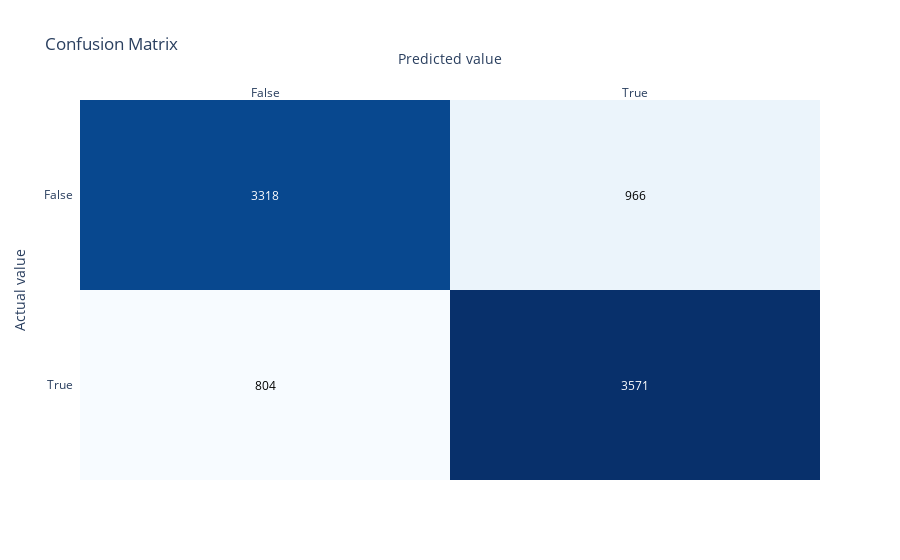

Source (notebook cell):
### Code cell
base_ExtraTrees_Mixed.fit(df_train_Mixed, label="Transported", metric_list=["accuracy", "roc_auc", "f1", "confusion_matrix"], metric_opt_dir_list=["max", "max","max", "compr"])

### Figure 1 — Plotly figure (JSON) as saved in the notebook; plotly's stock layout.template omitted (floating-point values rounded to 4 significant figures)
{"data": [{"colorscale": [[0, "rgb(247,251,255)"], [0.125, "rgb(222,235,247)"], [0.25, "rgb(198,219,239)"], [0.375, "rgb(158,202,225)"], [0.5, "rgb(107,174,214)"], [0.625, "rgb(66,146,198)"], [0.75, "rgb(33,113,181)"], [0.875, "rgb(8,81,156)"], [1, "rgb(8,48,107)"]], "reversescale": false, "showscale": false, "type": "heatmap", "x": ["False", "True"], "y": ["False", "True"], "z": [[3318, 966], [804, 3571]]}], "layout": {"annotations": [{"font": {"color": "#FFFFFF"}, "showarrow": false, "text": "3318", "x": "False", "xref": "x", "y": "False", "yref": "y"}, {"font": {"color": "#000000"}, "showarrow": false, "text": "966", "x": "True", "xref": "x", "y": "False", "yref": "y"}, {"font": {"color": "#000000"}, "showarrow": false, "text": "804", "x": "False", "xref": "x", "y": "True", "yref": "y"}, {"font": {"color": "#FFFFFF"}, "showarrow": false, "text": "3571", "x": "True", "xref": "x", "y": "True", "yref": "y"}], "autosize": true, "title": {"text": "Confusion Matrix"}, "xaxis": {"autorange": true, "dtick": 1, "gridcolor": "rgb(0, 0, 0)", "range": [-0.5, 1.5], "side": "top", "ticks": "", "title": {"text": "Predicted value"}, "type": "category"}, "yaxis": {"autorange": true, "dtick": 1, "range": [1.5, -0.5], "ticks": "", "ticksuffix": "  ", "title": {"text": "Actual value"}, "type": "category"}}}
